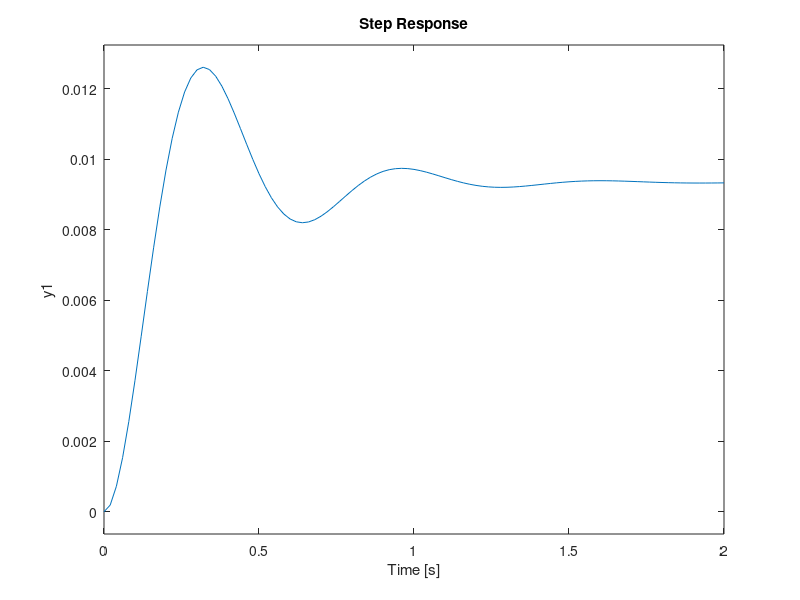
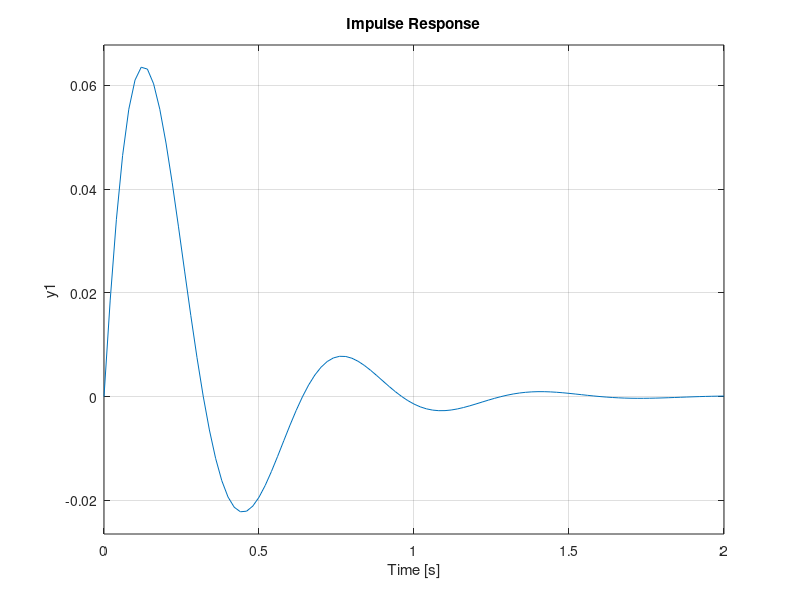

Recreate these plots in MATLAB, in order. (Note: this script raises an error after producing the figures.)
%Transfer function to stadyspace

[a,b,c, d]= tf2ss ([1], [1 6.56 107])

% steadyspace to Transfer function
[num, den]=ss2tf ([ -6.56 -107;1 0], [1;0], [0 1], [0]) 
% transient Response obtain unit step Response

figure (1)
stp=tf (1, [1 6.56 107]);
step(stp)
grid

% transient Response obtain ramp Response

figure (2)

imp=tf(1, [1 6.56 107])

impulse (imp)

% response to arbitrary input

figure (3)

num=[1];

den=[1 6.56 107];

t=[0:.1:10];

inp=t.^0; %unit step
lsim (num, den, inp, t)

figure (4)

num=[1];
den=[1 6.56 107];
t=[0:.1:10];
inp=t; %ramp
lsim (num, den, inp, t);

%tf2zp Transfer function to zero-pole conve 
num=[1]; 
den=[1 6.56 107];
[z,p,k]=tf2zp (num, den);

%zp2tf zero-pole conversion to Transfer function.

z =[] ;
p=[-3.2800 + 9.8103i -3.2800 - 9.8103i];
k = 1 ;

[num, den]=zp2tf (z,p,k);

num=[1];
den=[1 6.56 107];

sys= tf(num, den);
P= pole(sys)
Z=zero(sys)
pzmap(sys)
% open loop tf
num=[1];
den=[1 6.56 105];
%root locus
figure (5)
rlocus (num, den)
%at sita =0.317 
sgrid([0.317],[])
figure (6)
nyquist (num, den)
figure (7)
margin (num, den)
figure (8)
bode (num, den)
figure (9)
nichols (num, den)
%block digram
g1=tf([1],[1 0]);
H1=4.08/0.622;
G1=feedback(g1,H1)
H2=66.6/0.622;
G2=series(G1,g1);
G3=feedback(G2,H2)

